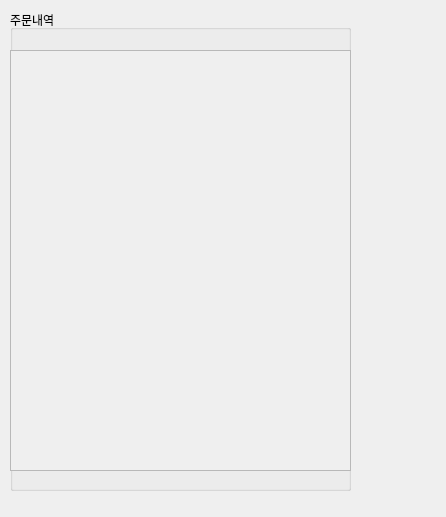
<?xml version="1.0" encoding="UTF-8"?>
<ui version="4.0">
 <class>examples_widget</class>
 <widget class="QWidget" name="examples_widget">
  <property name="geometry">
   <rect>
    <x>0</x>
    <y>0</y>
    <width>446</width>
    <height>517</height>
   </rect>
  </property>
  <property name="windowTitle">
   <string>RQT Example</string>
  </property>
  <widget class="QGroupBox" name="group_box_ul_2">
   <property name="geometry">
    <rect>
     <x>10</x>
     <y>10</y>
     <width>341</width>
     <height>481</height>
    </rect>
   </property>
   <property name="title">
    <string>주문내역</string>
   </property>
   <widget class="QWidget" name="grid_layout_widget_2">
    <property name="geometry">
     <rect>
      <x>0</x>
      <y>40</y>
      <width>341</width>
      <height>421</height>
     </rect>
    </property>
    <layout class="QGridLayout" name="grid_layout_2">
     <item row="0" column="0">
      <widget class="QScrollArea" name="scrollArea">
       <property name="widgetResizable">
        <bool>true</bool>
       </property>
       <widget class="QWidget" name="scrollAreaWidgetContents">
        <property name="geometry">
         <rect>
          <x>0</x>
          <y>0</y>
          <width>337</width>
          <height>417</height>
         </rect>
        </property>
       </widget>
      </widget>
     </item>
    </layout>
   </widget>
  </widget>
 </widget>
 <resources/>
 <connections/>
</ui>
